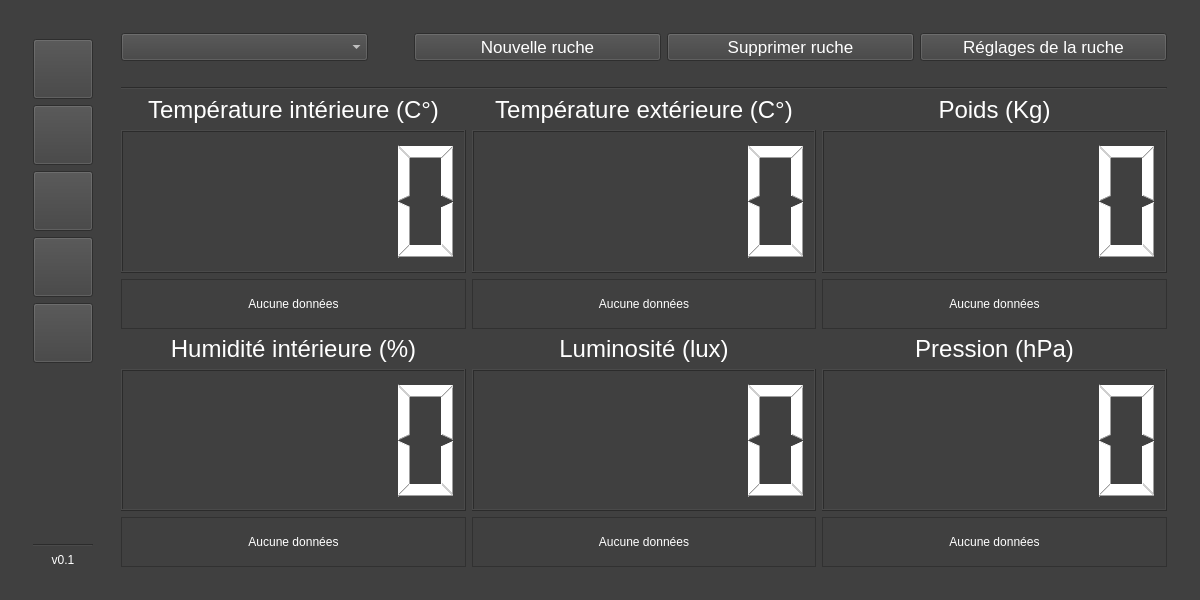
<?xml version="1.0" encoding="UTF-8"?>
<ui version="4.0">
 <class>ihm</class>
 <widget class="QMainWindow" name="ihm">
  <property name="enabled">
   <bool>true</bool>
  </property>
  <property name="geometry">
   <rect>
    <x>0</x>
    <y>0</y>
    <width>1200</width>
    <height>600</height>
   </rect>
  </property>
  <property name="windowTitle">
   <string>Bee-honey't</string>
  </property>
  <property name="windowIcon">
   <iconset resource="ico.qrc">
    <normaloff>:/ruche.png</normaloff>:/ruche.png</iconset>
  </property>
  <property name="styleSheet">
   <string notr="true">background:#404040;color:white;</string>
  </property>
  <widget class="QWidget" name="centralWidget">
   <layout class="QHBoxLayout" name="horizontalLayout_4">
    <item>
     <widget class="QWidget" name="widget" native="true">
      <layout class="QHBoxLayout" name="horizontalLayout_3">
       <item>
        <layout class="QVBoxLayout" name="verticalLayout_6">
         <item>
          <widget class="Line" name="line">
           <property name="orientation">
            <enum>Qt::Vertical</enum>
           </property>
          </widget>
         </item>
         <item>
          <widget class="QWidget" name="barre_laterale" native="true">
           <layout class="QVBoxLayout" name="verticalLayout">
            <item>
             <widget class="QPushButton" name="pushButton_ruches">
              <property name="enabled">
               <bool>true</bool>
              </property>
              <property name="minimumSize">
               <size>
                <width>60</width>
                <height>60</height>
               </size>
              </property>
              <property name="toolTip">
               <string>Données de la ruche selectionné</string>
              </property>
              <property name="whatsThis">
               <string/>
              </property>
              <property name="styleSheet">
               <string notr="true"/>
              </property>
              <property name="text">
               <string/>
              </property>
              <property name="icon">
               <iconset>
                <normalon>:/ruche.png</normalon>
               </iconset>
              </property>
              <property name="iconSize">
               <size>
                <width>45</width>
                <height>45</height>
               </size>
              </property>
             </widget>
            </item>
            <item>
             <widget class="QPushButton" name="pushButton_mesures">
              <property name="minimumSize">
               <size>
                <width>60</width>
                <height>60</height>
               </size>
              </property>
              <property name="toolTip">
               <string>Vue globale de toutes les ruches</string>
              </property>
              <property name="text">
               <string/>
              </property>
              <property name="icon">
               <iconset>
                <normalon>:/vue_globale.png</normalon>
               </iconset>
              </property>
              <property name="iconSize">
               <size>
                <width>50</width>
                <height>50</height>
               </size>
              </property>
             </widget>
            </item>
            <item>
             <widget class="QPushButton" name="pushButton_graphiques">
              <property name="minimumSize">
               <size>
                <width>60</width>
                <height>60</height>
               </size>
              </property>
              <property name="toolTip">
               <string>Graphiques</string>
              </property>
              <property name="styleSheet">
               <string notr="true"/>
              </property>
              <property name="text">
               <string/>
              </property>
              <property name="icon">
               <iconset theme=":/graphiques.png">
                <normaloff>.</normaloff>
                <normalon>:/graphiques.png</normalon>.</iconset>
              </property>
              <property name="iconSize">
               <size>
                <width>50</width>
                <height>50</height>
               </size>
              </property>
             </widget>
            </item>
            <item>
             <widget class="QPushButton" name="pushButton_alertes">
              <property name="minimumSize">
               <size>
                <width>60</width>
                <height>60</height>
               </size>
              </property>
              <property name="toolTip">
               <string>Alertes</string>
              </property>
              <property name="text">
               <string/>
              </property>
              <property name="icon">
               <iconset>
                <normalon>:/alertes.png</normalon>
               </iconset>
              </property>
              <property name="iconSize">
               <size>
                <width>45</width>
                <height>45</height>
               </size>
              </property>
             </widget>
            </item>
            <item>
             <widget class="QPushButton" name="pushButton_reglage_ttn">
              <property name="minimumSize">
               <size>
                <width>60</width>
                <height>60</height>
               </size>
              </property>
              <property name="toolTip">
               <string>Réglages</string>
              </property>
              <property name="text">
               <string/>
              </property>
              <property name="icon">
               <iconset>
                <normalon>:/reglages.png</normalon>
               </iconset>
              </property>
              <property name="iconSize">
               <size>
                <width>50</width>
                <height>50</height>
               </size>
              </property>
             </widget>
            </item>
            <item>
             <spacer name="ligne_verticale">
              <property name="orientation">
               <enum>Qt::Vertical</enum>
              </property>
              <property name="sizeHint" stdset="0">
               <size>
                <width>20</width>
                <height>40</height>
               </size>
              </property>
             </spacer>
            </item>
            <item>
             <widget class="QLabel" name="label_etat_connexion">
              <property name="text">
               <string/>
              </property>
              <property name="pixmap">
               <pixmap resource="ico.qrc">:/off.png</pixmap>
              </property>
              <property name="alignment">
               <set>Qt::AlignCenter</set>
              </property>
             </widget>
            </item>
            <item>
             <widget class="Line" name="ligne_horizontale_version">
              <property name="orientation">
               <enum>Qt::Horizontal</enum>
              </property>
             </widget>
            </item>
            <item>
             <widget class="QLabel" name="label_version">
              <property name="styleSheet">
               <string notr="true">color:white;</string>
              </property>
              <property name="text">
               <string>v0.1</string>
              </property>
              <property name="alignment">
               <set>Qt::AlignCenter</set>
              </property>
             </widget>
            </item>
           </layout>
           <zorder>pushButton_ruches</zorder>
           <zorder>pushButton_mesures</zorder>
           <zorder>label_version</zorder>
           <zorder>pushButton_graphiques</zorder>
           <zorder>ligne_horizontale_version</zorder>
           <zorder>pushButton_alertes</zorder>
           <zorder>pushButton_reglage_ttn</zorder>
           <zorder>label_etat_connexion</zorder>
          </widget>
         </item>
        </layout>
       </item>
       <item>
        <widget class="QStackedWidget" name="stackedWidget">
         <property name="styleSheet">
          <string notr="true"/>
         </property>
         <property name="currentIndex">
          <number>0</number>
         </property>
         <widget class="QWidget" name="ruches">
          <layout class="QVBoxLayout" name="verticalLayout_3">
           <item>
            <layout class="QHBoxLayout" name="horizontalLayout_5">
             <property name="bottomMargin">
              <number>20</number>
             </property>
             <item>
              <widget class="QComboBox" name="comboBox_liste_ruches">
               <property name="font">
                <font>
                 <pointsize>13</pointsize>
                </font>
               </property>
               <property name="styleSheet">
                <string notr="true">color:white;</string>
               </property>
              </widget>
             </item>
             <item>
              <spacer name="horizontalSpacer">
               <property name="orientation">
                <enum>Qt::Horizontal</enum>
               </property>
               <property name="sizeType">
                <enum>QSizePolicy::Minimum</enum>
               </property>
               <property name="sizeHint" stdset="0">
                <size>
                 <width>40</width>
                 <height>20</height>
                </size>
               </property>
              </spacer>
             </item>
             <item>
              <widget class="QPushButton" name="pushButton_nouvelle_ruche">
               <property name="font">
                <font>
                 <pointsize>13</pointsize>
                </font>
               </property>
               <property name="styleSheet">
                <string notr="true">color:white;</string>
               </property>
               <property name="text">
                <string>Nouvelle ruche</string>
               </property>
              </widget>
             </item>
             <item>
              <widget class="QPushButton" name="pushButton_supprimer_ruche">
               <property name="font">
                <font>
                 <pointsize>13</pointsize>
                </font>
               </property>
               <property name="styleSheet">
                <string notr="true">color:white;</string>
               </property>
               <property name="text">
                <string>Supprimer ruche</string>
               </property>
              </widget>
             </item>
             <item>
              <widget class="QPushButton" name="pushButton_reglage">
               <property name="font">
                <font>
                 <pointsize>13</pointsize>
                </font>
               </property>
               <property name="styleSheet">
                <string notr="true">color:white;</string>
               </property>
               <property name="text">
                <string>Réglages de la ruche</string>
               </property>
              </widget>
             </item>
            </layout>
           </item>
           <item>
            <widget class="Line" name="line_2">
             <property name="orientation">
              <enum>Qt::Horizontal</enum>
             </property>
            </widget>
           </item>
           <item>
            <layout class="QGridLayout" name="gridLayout_2">
             <item row="0" column="0">
              <layout class="QVBoxLayout" name="verticalLayout_7">
               <item>
                <widget class="QLabel" name="label_2">
                 <property name="maximumSize">
                  <size>
                   <width>16777215</width>
                   <height>28</height>
                  </size>
                 </property>
                 <property name="font">
                  <font>
                   <pointsize>18</pointsize>
                  </font>
                 </property>
                 <property name="styleSheet">
                  <string notr="true">color:white;</string>
                 </property>
                 <property name="text">
                  <string>Température intérieure (C°)</string>
                 </property>
                 <property name="alignment">
                  <set>Qt::AlignCenter</set>
                 </property>
                </widget>
               </item>
               <item>
                <widget class="QLCDNumber" name="lcdNumber_temperature_interieure">
                 <property name="styleSheet">
                  <string notr="true">color:white;</string>
                 </property>
                 <property name="digitCount">
                  <number>5</number>
                 </property>
                </widget>
               </item>
               <item>
                <widget class="QLabel" name="label_maj_temp_int">
                 <property name="maximumSize">
                  <size>
                   <width>16777215</width>
                   <height>50</height>
                  </size>
                 </property>
                 <property name="frameShape">
                  <enum>QFrame::StyledPanel</enum>
                 </property>
                 <property name="text">
                  <string>Aucune données</string>
                 </property>
                 <property name="alignment">
                  <set>Qt::AlignCenter</set>
                 </property>
                </widget>
               </item>
              </layout>
             </item>
             <item row="0" column="1">
              <layout class="QVBoxLayout" name="verticalLayout_8">
               <item>
                <widget class="QLabel" name="label_4">
                 <property name="maximumSize">
                  <size>
                   <width>16777215</width>
                   <height>28</height>
                  </size>
                 </property>
                 <property name="font">
                  <font>
                   <pointsize>18</pointsize>
                  </font>
                 </property>
                 <property name="styleSheet">
                  <string notr="true">color:white;</string>
                 </property>
                 <property name="text">
                  <string>Température extérieure (C°)</string>
                 </property>
                 <property name="alignment">
                  <set>Qt::AlignCenter</set>
                 </property>
                </widget>
               </item>
               <item>
                <widget class="QLCDNumber" name="lcdNumber_temperature_exterieure">
                 <property name="styleSheet">
                  <string notr="true">color:white;</string>
                 </property>
                 <property name="digitCount">
                  <number>5</number>
                 </property>
                </widget>
               </item>
               <item>
                <widget class="QLabel" name="label_maj_temp_ext">
                 <property name="maximumSize">
                  <size>
                   <width>16777215</width>
                   <height>50</height>
                  </size>
                 </property>
                 <property name="frameShape">
                  <enum>QFrame::StyledPanel</enum>
                 </property>
                 <property name="text">
                  <string>Aucune données</string>
                 </property>
                 <property name="alignment">
                  <set>Qt::AlignCenter</set>
                 </property>
                </widget>
               </item>
              </layout>
             </item>
             <item row="0" column="2">
              <layout class="QVBoxLayout" name="verticalLayout_10">
               <item>
                <widget class="QLabel" name="label_5">
                 <property name="maximumSize">
                  <size>
                   <width>16777215</width>
                   <height>28</height>
                  </size>
                 </property>
                 <property name="font">
                  <font>
                   <pointsize>18</pointsize>
                  </font>
                 </property>
                 <property name="styleSheet">
                  <string notr="true">color:white;</string>
                 </property>
                 <property name="text">
                  <string>Poids (Kg)</string>
                 </property>
                 <property name="alignment">
                  <set>Qt::AlignCenter</set>
                 </property>
                </widget>
               </item>
               <item>
                <widget class="QLCDNumber" name="lcdNumber_poids">
                 <property name="styleSheet">
                  <string notr="true">color:white;</string>
                 </property>
                 <property name="smallDecimalPoint">
                  <bool>false</bool>
                 </property>
                 <property name="digitCount">
                  <number>5</number>
                 </property>
                 <property name="value" stdset="0">
                  <double>0.000000000000000</double>
                 </property>
                 <property name="intValue" stdset="0">
                  <number>0</number>
                 </property>
                </widget>
               </item>
               <item>
                <widget class="QLabel" name="label_maj_poids">
                 <property name="maximumSize">
                  <size>
                   <width>16777215</width>
                   <height>50</height>
                  </size>
                 </property>
                 <property name="frameShape">
                  <enum>QFrame::StyledPanel</enum>
                 </property>
                 <property name="text">
                  <string>Aucune données</string>
                 </property>
                 <property name="alignment">
                  <set>Qt::AlignCenter</set>
                 </property>
                </widget>
               </item>
              </layout>
             </item>
             <item row="1" column="0">
              <layout class="QVBoxLayout" name="verticalLayout_12">
               <item>
                <widget class="QLabel" name="label_6">
                 <property name="maximumSize">
                  <size>
                   <width>16777215</width>
                   <height>28</height>
                  </size>
                 </property>
                 <property name="font">
                  <font>
                   <pointsize>18</pointsize>
                  </font>
                 </property>
                 <property name="styleSheet">
                  <string notr="true">color:white;</string>
                 </property>
                 <property name="text">
                  <string>Humidité intérieure (%)</string>
                 </property>
                 <property name="alignment">
                  <set>Qt::AlignCenter</set>
                 </property>
                </widget>
               </item>
               <item>
                <widget class="QLCDNumber" name="lcdNumber_humidite">
                 <property name="styleSheet">
                  <string notr="true">color:white;</string>
                 </property>
                 <property name="digitCount">
                  <number>5</number>
                 </property>
                </widget>
               </item>
               <item>
                <widget class="QLabel" name="label_maj_humidite">
                 <property name="maximumSize">
                  <size>
                   <width>16777215</width>
                   <height>50</height>
                  </size>
                 </property>
                 <property name="frameShape">
                  <enum>QFrame::StyledPanel</enum>
                 </property>
                 <property name="text">
                  <string>Aucune données</string>
                 </property>
                 <property name="alignment">
                  <set>Qt::AlignCenter</set>
                 </property>
                </widget>
               </item>
              </layout>
             </item>
             <item row="1" column="1">
              <layout class="QVBoxLayout" name="verticalLayout_13">
               <item>
                <widget class="QLabel" name="label_12">
                 <property name="maximumSize">
                  <size>
                   <width>16777215</width>
                   <height>28</height>
                  </size>
                 </property>
                 <property name="font">
                  <font>
                   <pointsize>18</pointsize>
                  </font>
                 </property>
                 <property name="styleSheet">
                  <string notr="true">color:white;</string>
                 </property>
                 <property name="text">
                  <string>Luminosité (lux)</string>
                 </property>
                 <property name="alignment">
                  <set>Qt::AlignCenter</set>
                 </property>
                </widget>
               </item>
               <item>
                <widget class="QLCDNumber" name="lcdNumber_ensoleillement">
                 <property name="styleSheet">
                  <string notr="true">color:white;</string>
                 </property>
                 <property name="digitCount">
                  <number>5</number>
                 </property>
                </widget>
               </item>
               <item>
                <widget class="QLabel" name="label_maj_luminosite">
                 <property name="maximumSize">
                  <size>
                   <width>16777215</width>
                   <height>50</height>
                  </size>
                 </property>
                 <property name="frameShape">
                  <enum>QFrame::StyledPanel</enum>
                 </property>
                 <property name="text">
                  <string>Aucune données</string>
                 </property>
                 <property name="alignment">
                  <set>Qt::AlignCenter</set>
                 </property>
                </widget>
               </item>
              </layout>
             </item>
             <item row="1" column="2">
              <layout class="QVBoxLayout" name="verticalLayout_14">
               <item>
                <widget class="QLabel" name="label_13">
                 <property name="maximumSize">
                  <size>
                   <width>16777215</width>
                   <height>28</height>
                  </size>
                 </property>
                 <property name="font">
                  <font>
                   <pointsize>18</pointsize>
                  </font>
                 </property>
                 <property name="styleSheet">
                  <string notr="true">color:white;</string>
                 </property>
                 <property name="text">
                  <string>Pression (hPa)</string>
                 </property>
                 <property name="alignment">
                  <set>Qt::AlignCenter</set>
                 </property>
                </widget>
               </item>
               <item>
                <widget class="QLCDNumber" name="lcdNumber_pression">
                 <property name="styleSheet">
                  <string notr="true">color:white;</string>
                 </property>
                 <property name="digitCount">
                  <number>5</number>
                 </property>
                </widget>
               </item>
               <item>
                <widget class="QLabel" name="label_maj_pression">
                 <property name="maximumSize">
                  <size>
                   <width>16777215</width>
                   <height>50</height>
                  </size>
                 </property>
                 <property name="frameShape">
                  <enum>QFrame::StyledPanel</enum>
                 </property>
                 <property name="text">
                  <string>Aucune données</string>
                 </property>
                 <property name="alignment">
                  <set>Qt::AlignCenter</set>
                 </property>
                </widget>
               </item>
              </layout>
             </item>
            </layout>
           </item>
          </layout>
         </widget>
         <widget class="QWidget" name="page_2">
          <layout class="QHBoxLayout" name="horizontalLayout">
           <item>
            <layout class="QVBoxLayout" name="verticalLayout_2">
             <item>
              <layout class="QHBoxLayout" name="horizontalLayout_15">
               <item>
                <widget class="QComboBox" name="comboBox_donnees_affiche">
                 <property name="font">
                  <font>
                   <pointsize>13</pointsize>
                  </font>
                 </property>
                 <property name="editable">
                  <bool>false</bool>
                 </property>
                 <property name="currentText">
                  <string/>
                 </property>
                </widget>
               </item>
               <item>
                <spacer name="horizontalSpacer_2">
                 <property name="orientation">
                  <enum>Qt::Horizontal</enum>
                 </property>
                 <property name="sizeType">
                  <enum>QSizePolicy::Fixed</enum>
                 </property>
                 <property name="sizeHint" stdset="0">
                  <size>
                   <width>800</width>
                   <height>20</height>
                  </size>
                 </property>
                </spacer>
               </item>
               <item>
                <widget class="QPushButton" name="pushButton_rafraichir">
                 <property name="font">
                  <font>
                   <pointsize>13</pointsize>
                  </font>
                 </property>
                 <property name="text">
                  <string>Rafraichir</string>
                 </property>
                </widget>
               </item>
              </layout>
             </item>
             <item>
              <layout class="QGridLayout" name="gridLayout">
               <item row="3" column="1">
                <layout class="QVBoxLayout" name="verticalLayout_15">
                 <item>
                  <widget class="QLCDNumber" name="lcdNumber_4"/>
                 </item>
                 <item>
                  <widget class="QLabel" name="label_vue_globale_4">
                   <property name="text">
                    <string>Aucune données</string>
                   </property>
                   <property name="alignment">
                    <set>Qt::AlignCenter</set>
                   </property>
                  </widget>
                 </item>
                </layout>
               </item>
               <item row="0" column="1">
                <layout class="QVBoxLayout" name="verticalLayout_16">
                 <item>
                  <widget class="QLCDNumber" name="lcdNumber_2"/>
                 </item>
                 <item>
                  <widget class="QLabel" name="label_vue_globale_2">
                   <property name="text">
                    <string>Aucune données</string>
                   </property>
                   <property name="alignment">
                    <set>Qt::AlignCenter</set>
                   </property>
                  </widget>
                 </item>
                </layout>
               </item>
               <item row="0" column="0">
                <layout class="QVBoxLayout" name="verticalLayout_17">
                 <item>
                  <widget class="QLCDNumber" name="lcdNumber"/>
                 </item>
                 <item>
                  <widget class="QLabel" name="label_vue_globale_1">
                   <property name="text">
                    <string>Aucune données</string>
                   </property>
                   <property name="alignment">
                    <set>Qt::AlignCenter</set>
                   </property>
                  </widget>
                 </item>
                </layout>
               </item>
               <item row="3" column="0">
                <layout class="QVBoxLayout" name="verticalLayout_18">
                 <item>
                  <widget class="QLCDNumber" name="lcdNumber_3"/>
                 </item>
                 <item>
                  <widget class="QLabel" name="label_vue_globale_3">
                   <property name="text">
                    <string>Aucune données</string>
                   </property>
                   <property name="alignment">
                    <set>Qt::AlignCenter</set>
                   </property>
                  </widget>
                 </item>
                </layout>
               </item>
              </layout>
             </item>
            </layout>
           </item>
          </layout>
         </widget>
         <widget class="QWidget" name="graph">
          <layout class="QVBoxLayout" name="verticalLayout_5">
           <item>
            <widget class="QComboBox" name="comboBox_reglages_graphiques">
             <property name="maximumSize">
              <size>
               <width>205</width>
               <height>25</height>
              </size>
             </property>
             <property name="layoutDirection">
              <enum>Qt::RightToLeft</enum>
             </property>
            </widget>
           </item>
           <item>
            <widget class="QTabWidget" name="tabWidget">
             <property name="currentIndex">
              <number>2</number>
             </property>
             <widget class="QWidget" name="tab">
              <attribute name="title">
               <string>Températures</string>
              </attribute>
              <layout class="QHBoxLayout" name="horizontalLayout_2">
               <item>
                <widget class="QChartView" name="chartView_temperature"/>
               </item>
              </layout>
             </widget>
             <widget class="QWidget" name="tab_2">
              <attribute name="title">
               <string>Humidité</string>
              </attribute>
              <layout class="QHBoxLayout" name="horizontalLayout_10">
               <item>
                <widget class="QChartView" name="chartView_humidite"/>
               </item>
              </layout>
             </widget>
             <widget class="QWidget" name="tab_3">
              <attribute name="title">
               <string>Ensoleillement</string>
              </attribute>
              <layout class="QHBoxLayout" name="horizontalLayout_11">
               <item>
                <widget class="QChartView" name="chartView_ensoleillement"/>
               </item>
              </layout>
             </widget>
             <widget class="QWidget" name="tab_4">
              <attribute name="title">
               <string>Pression</string>
              </attribute>
              <layout class="QHBoxLayout" name="horizontalLayout_12">
               <item>
                <widget class="QChartView" name="chartView_pression"/>
               </item>
              </layout>
             </widget>
             <widget class="QWidget" name="tab_5">
              <attribute name="title">
               <string>Poids</string>
              </attribute>
              <layout class="QHBoxLayout" name="horizontalLayout_13">
               <item>
                <widget class="QChartView" name="chartView_poids"/>
               </item>
              </layout>
             </widget>
             <widget class="QWidget" name="tab_6">
              <attribute name="title">
               <string>Activité</string>
              </attribute>
              <layout class="QHBoxLayout" name="horizontalLayout_14">
               <item>
                <widget class="QChartView" name="chartView_activite"/>
               </item>
              </layout>
             </widget>
            </widget>
           </item>
          </layout>
         </widget>
         <widget class="QWidget" name="alertes">
          <layout class="QVBoxLayout" name="verticalLayout_4">
           <item>
            <widget class="QLabel" name="label">
             <property name="font">
              <font>
               <pointsize>14</pointsize>
              </font>
             </property>
             <property name="text">
              <string>Dernières alertes</string>
             </property>
            </widget>
           </item>
           <item>
            <widget class="QTableWidget" name="tableWidget_alertes"/>
           </item>
          </layout>
         </widget>
         <widget class="QWidget" name="reglage_ttn">
          <layout class="QVBoxLayout" name="verticalLayout_9">
           <item>
            <layout class="QHBoxLayout" name="horizontalLayout_19">
             <property name="sizeConstraint">
              <enum>QLayout::SetDefaultConstraint</enum>
             </property>
             <property name="bottomMargin">
              <number>20</number>
             </property>
             <item>
              <widget class="QLabel" name="label_7">
               <property name="maximumSize">
                <size>
                 <width>1058</width>
                 <height>22</height>
                </size>
               </property>
               <property name="font">
                <font>
                 <pointsize>14</pointsize>
                </font>
               </property>
               <property name="text">
                <string>Réglages TTN</string>
               </property>
               <property name="alignment">
                <set>Qt::AlignLeading|Qt::AlignLeft|Qt::AlignVCenter</set>
               </property>
              </widget>
             </item>
             <item>
              <spacer name="horizontalSpacer_4">
               <property name="orientation">
                <enum>Qt::Horizontal</enum>
               </property>
               <property name="sizeHint" stdset="0">
                <size>
                 <width>40</width>
                 <height>20</height>
                </size>
               </property>
              </spacer>
             </item>
             <item>
              <widget class="QPushButton" name="pushButton_enregistrer_configuration_ttn">
               <property name="maximumSize">
                <size>
                 <width>205</width>
                 <height>25</height>
                </size>
               </property>
               <property name="text">
                <string>Sauvegarder</string>
               </property>
              </widget>
             </item>
            </layout>
           </item>
           <item>
            <widget class="Line" name="line_3">
             <property name="orientation">
              <enum>Qt::Horizontal</enum>
             </property>
            </widget>
           </item>
           <item>
            <layout class="QVBoxLayout" name="verticalLayout_11">
             <property name="spacing">
              <number>10</number>
             </property>
             <item>
              <layout class="QHBoxLayout" name="horizontalLayout_8">
               <item>
                <widget class="QLabel" name="label_8">
                 <property name="text">
                  <string>Host :</string>
                 </property>
                </widget>
               </item>
               <item>
                <widget class="QLineEdit" name="lineEdit_host">
                 <property name="text">
                  <string/>
                 </property>
                </widget>
               </item>
              </layout>
             </item>
             <item>
              <layout class="QHBoxLayout" name="horizontalLayout_9">
               <item>
                <widget class="QLabel" name="label_9">
                 <property name="minimumSize">
                  <size>
                   <width>0</width>
                   <height>0</height>
                  </size>
                 </property>
                 <property name="maximumSize">
                  <size>
                   <width>80</width>
                   <height>16777215</height>
                  </size>
                 </property>
                 <property name="text">
                  <string>Port :</string>
                 </property>
                </widget>
               </item>
               <item>
                <widget class="QSpinBox" name="spinBox_port">
                 <property name="maximum">
                  <number>65635</number>
                 </property>
                 <property name="value">
                  <number>1883</number>
                 </property>
                 <property name="displayIntegerBase">
                  <number>10</number>
                 </property>
                </widget>
               </item>
              </layout>
             </item>
             <item>
              <layout class="QHBoxLayout" name="horizontalLayout_16">
               <item>
                <widget class="QLabel" name="label_10">
                 <property name="maximumSize">
                  <size>
                   <width>80</width>
                   <height>16777215</height>
                  </size>
                 </property>
                 <property name="text">
                  <string>Username :</string>
                 </property>
                </widget>
               </item>
               <item>
                <widget class="QLineEdit" name="lineEdit_username">
                 <property name="text">
                  <string/>
                 </property>
                </widget>
               </item>
              </layout>
             </item>
             <item>
              <layout class="QHBoxLayout" name="horizontalLayout_17">
               <item>
                <widget class="QLabel" name="label_11">
                 <property name="maximumSize">
                  <size>
                   <width>16777212</width>
                   <height>16777215</height>
                  </size>
                 </property>
                 <property name="text">
                  <string>Password :</string>
                 </property>
                </widget>
               </item>
               <item>
                <widget class="QLineEdit" name="lineEdit_password">
                 <property name="text">
                  <string/>
                 </property>
                </widget>
               </item>
              </layout>
             </item>
             <item>
              <layout class="QHBoxLayout" name="horizontalLayout_20">
               <item>
                <spacer name="horizontalSpacer_3">
                 <property name="orientation">
                  <enum>Qt::Horizontal</enum>
                 </property>
                 <property name="sizeHint" stdset="0">
                  <size>
                   <width>40</width>
                   <height>20</height>
                  </size>
                 </property>
                </spacer>
               </item>
               <item>
                <widget class="QPushButton" name="pushButton_connexion_ttn">
                 <property name="text">
                  <string>Connecter</string>
                 </property>
                </widget>
               </item>
              </layout>
             </item>
             <item>
              <spacer name="verticalSpacer">
               <property name="orientation">
                <enum>Qt::Vertical</enum>
               </property>
               <property name="sizeHint" stdset="0">
                <size>
                 <width>20</width>
                 <height>40</height>
                </size>
               </property>
              </spacer>
             </item>
            </layout>
           </item>
          </layout>
         </widget>
        </widget>
       </item>
      </layout>
     </widget>
    </item>
   </layout>
  </widget>
 </widget>
 <layoutdefault spacing="6" margin="11"/>
 <customwidgets>
  <customwidget>
   <class>QChartView</class>
   <extends>QGraphicsView</extends>
   <header>qchart.h</header>
  </customwidget>
 </customwidgets>
 <resources>
  <include location="ico.qrc"/>
 </resources>
 <connections/>
</ui>
